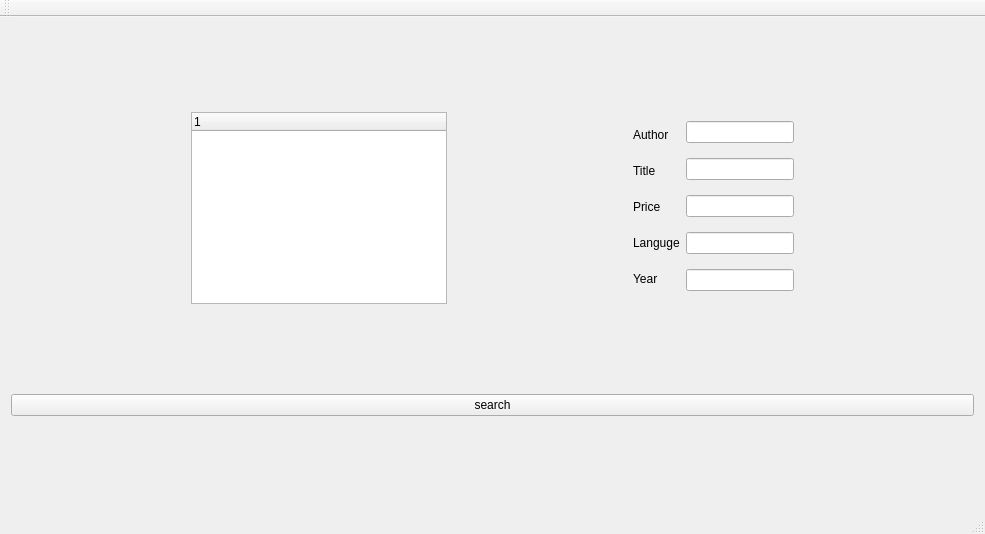
<?xml version="1.0" encoding="UTF-8"?>
<ui version="4.0">
 <class>MainWindow</class>
 <widget class="QMainWindow" name="MainWindow">
  <property name="geometry">
   <rect>
    <x>0</x>
    <y>0</y>
    <width>985</width>
    <height>534</height>
   </rect>
  </property>
  <property name="windowTitle">
   <string>MainWindow</string>
  </property>
  <widget class="QWidget" name="centralWidget">
   <layout class="QVBoxLayout">
    <property name="leftMargin">
     <number>11</number>
    </property>
    <item>
     <layout class="QHBoxLayout" name="horizontalLayout_4">
      <item>
       <widget class="QTreeWidget" name="treeWidget">
        <property name="sizePolicy">
         <sizepolicy hsizetype="Fixed" vsizetype="Fixed">
          <horstretch>0</horstretch>
          <verstretch>0</verstretch>
         </sizepolicy>
        </property>
        <column>
         <property name="text">
          <string notr="true">1</string>
         </property>
        </column>
       </widget>
      </item>
      <item>
       <layout class="QHBoxLayout" name="horizontalLayout_3">
        <property name="spacing">
         <number>6</number>
        </property>
        <item>
         <layout class="QVBoxLayout" name="verticalLayout_5">
          <item>
           <widget class="QLabel" name="label_2">
            <property name="sizePolicy">
             <sizepolicy hsizetype="Fixed" vsizetype="Fixed">
              <horstretch>0</horstretch>
              <verstretch>0</verstretch>
             </sizepolicy>
            </property>
            <property name="text">
             <string>Author</string>
            </property>
           </widget>
          </item>
          <item>
           <widget class="QLabel" name="label">
            <property name="sizePolicy">
             <sizepolicy hsizetype="Fixed" vsizetype="Fixed">
              <horstretch>0</horstretch>
              <verstretch>0</verstretch>
             </sizepolicy>
            </property>
            <property name="text">
             <string>Title</string>
            </property>
           </widget>
          </item>
          <item>
           <widget class="QLabel" name="label_4">
            <property name="sizePolicy">
             <sizepolicy hsizetype="Fixed" vsizetype="Fixed">
              <horstretch>0</horstretch>
              <verstretch>0</verstretch>
             </sizepolicy>
            </property>
            <property name="text">
             <string>Price</string>
            </property>
           </widget>
          </item>
          <item>
           <widget class="QLabel" name="label_3">
            <property name="sizePolicy">
             <sizepolicy hsizetype="Fixed" vsizetype="Fixed">
              <horstretch>0</horstretch>
              <verstretch>0</verstretch>
             </sizepolicy>
            </property>
            <property name="text">
             <string>Languge</string>
            </property>
           </widget>
          </item>
          <item>
           <widget class="QLabel" name="label_5">
            <property name="sizePolicy">
             <sizepolicy hsizetype="Fixed" vsizetype="Fixed">
              <horstretch>0</horstretch>
              <verstretch>0</verstretch>
             </sizepolicy>
            </property>
            <property name="text">
             <string>Year</string>
            </property>
           </widget>
          </item>
         </layout>
        </item>
        <item>
         <layout class="QVBoxLayout" name="verticalLayout_4">
          <property name="sizeConstraint">
           <enum>QLayout::SetFixedSize</enum>
          </property>
          <item>
           <widget class="QLineEdit" name="lineEdit_2">
            <property name="sizePolicy">
             <sizepolicy hsizetype="Fixed" vsizetype="Fixed">
              <horstretch>0</horstretch>
              <verstretch>0</verstretch>
             </sizepolicy>
            </property>
           </widget>
          </item>
          <item>
           <widget class="QLineEdit" name="lineEdit_4">
            <property name="sizePolicy">
             <sizepolicy hsizetype="Fixed" vsizetype="Fixed">
              <horstretch>0</horstretch>
              <verstretch>0</verstretch>
             </sizepolicy>
            </property>
           </widget>
          </item>
          <item>
           <widget class="QLineEdit" name="lineEdit">
            <property name="sizePolicy">
             <sizepolicy hsizetype="Fixed" vsizetype="Fixed">
              <horstretch>0</horstretch>
              <verstretch>0</verstretch>
             </sizepolicy>
            </property>
           </widget>
          </item>
          <item>
           <widget class="QLineEdit" name="lineEdit_3">
            <property name="sizePolicy">
             <sizepolicy hsizetype="Fixed" vsizetype="Fixed">
              <horstretch>0</horstretch>
              <verstretch>0</verstretch>
             </sizepolicy>
            </property>
           </widget>
          </item>
          <item>
           <widget class="QLineEdit" name="lineEdit_5">
            <property name="sizePolicy">
             <sizepolicy hsizetype="Fixed" vsizetype="Fixed">
              <horstretch>0</horstretch>
              <verstretch>0</verstretch>
             </sizepolicy>
            </property>
           </widget>
          </item>
         </layout>
        </item>
       </layout>
      </item>
     </layout>
    </item>
    <item>
     <layout class="QHBoxLayout" name="horizontalLayout_5"/>
    </item>
    <item>
     <widget class="QPushButton" name="pushButton">
      <property name="text">
       <string>search</string>
      </property>
     </widget>
    </item>
   </layout>
  </widget>
  <widget class="QMenuBar" name="menuBar">
   <property name="geometry">
    <rect>
     <x>0</x>
     <y>0</y>
     <width>985</width>
     <height>22</height>
    </rect>
   </property>
  </widget>
  <widget class="QToolBar" name="mainToolBar">
   <attribute name="toolBarArea">
    <enum>TopToolBarArea</enum>
   </attribute>
   <attribute name="toolBarBreak">
    <bool>false</bool>
   </attribute>
  </widget>
  <widget class="QStatusBar" name="statusBar"/>
 </widget>
 <layoutdefault spacing="6" margin="11"/>
 <resources/>
 <connections/>
</ui>
